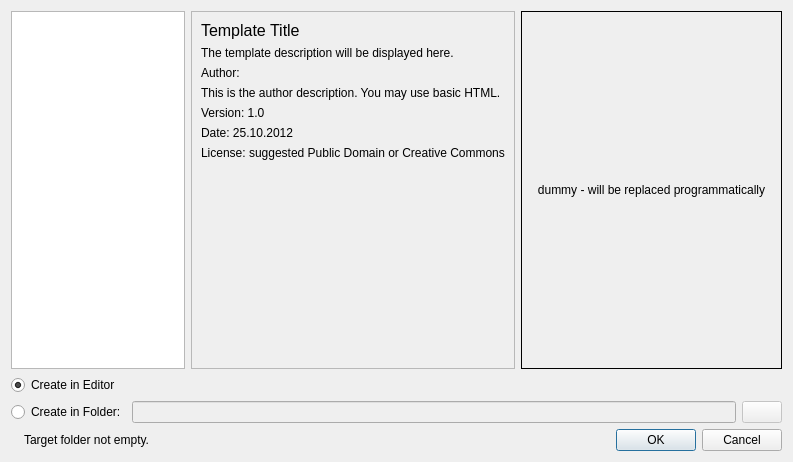
<?xml version="1.0" encoding="UTF-8"?>
<ui version="4.0">
 <class>templateSelectorDialog</class>
 <widget class="QDialog" name="templateSelectorDialog">
  <property name="geometry">
   <rect>
    <x>0</x>
    <y>0</y>
    <width>793</width>
    <height>462</height>
   </rect>
  </property>
  <property name="windowTitle">
   <string>Dialog</string>
  </property>
  <layout class="QGridLayout" name="gridLayout" columnstretch="2,3,3">
   <item row="0" column="1">
    <widget class="QFrame" name="frame">
     <property name="frameShape">
      <enum>QFrame::StyledPanel</enum>
     </property>
     <property name="frameShadow">
      <enum>QFrame::Raised</enum>
     </property>
     <layout class="QVBoxLayout" name="verticalLayout">
      <item>
       <widget class="QLabel" name="lbName">
        <property name="sizePolicy">
         <sizepolicy hsizetype="Expanding" vsizetype="Maximum">
          <horstretch>0</horstretch>
          <verstretch>0</verstretch>
         </sizepolicy>
        </property>
        <property name="font">
         <font>
          <pointsize>12</pointsize>
         </font>
        </property>
        <property name="text">
         <string notr="true">Template Title</string>
        </property>
       </widget>
      </item>
      <item>
       <widget class="QLabel" name="lbDescription">
        <property name="text">
         <string notr="true">The template description will be displayed here.</string>
        </property>
        <property name="alignment">
         <set>Qt::AlignLeading|Qt::AlignLeft|Qt::AlignTop</set>
        </property>
        <property name="wordWrap">
         <bool>true</bool>
        </property>
       </widget>
      </item>
      <item>
       <widget class="QLabel" name="lbAuthorTag">
        <property name="sizePolicy">
         <sizepolicy hsizetype="Preferred" vsizetype="Maximum">
          <horstretch>0</horstretch>
          <verstretch>0</verstretch>
         </sizepolicy>
        </property>
        <property name="text">
         <string>Author:</string>
        </property>
       </widget>
      </item>
      <item>
       <widget class="QLabel" name="lbAuthor">
        <property name="text">
         <string notr="true">This is the author description. You may use basic HTML.</string>
        </property>
        <property name="alignment">
         <set>Qt::AlignLeading|Qt::AlignLeft|Qt::AlignTop</set>
        </property>
        <property name="wordWrap">
         <bool>true</bool>
        </property>
        <property name="openExternalLinks">
         <bool>true</bool>
        </property>
       </widget>
      </item>
      <item>
       <widget class="QLabel" name="lbVersion">
        <property name="sizePolicy">
         <sizepolicy hsizetype="Preferred" vsizetype="Maximum">
          <horstretch>0</horstretch>
          <verstretch>0</verstretch>
         </sizepolicy>
        </property>
        <property name="text">
         <string notr="true">Version: 1.0</string>
        </property>
       </widget>
      </item>
      <item>
       <widget class="QLabel" name="lbDate">
        <property name="sizePolicy">
         <sizepolicy hsizetype="Preferred" vsizetype="Maximum">
          <horstretch>0</horstretch>
          <verstretch>0</verstretch>
         </sizepolicy>
        </property>
        <property name="text">
         <string notr="true">Date: 25.10.2012</string>
        </property>
       </widget>
      </item>
      <item>
       <widget class="QLabel" name="lbLicense">
        <property name="sizePolicy">
         <sizepolicy hsizetype="Preferred" vsizetype="Maximum">
          <horstretch>0</horstretch>
          <verstretch>0</verstretch>
         </sizepolicy>
        </property>
        <property name="text">
         <string notr="true">License: suggested Public Domain or Creative Commons</string>
        </property>
       </widget>
      </item>
      <item>
       <spacer>
        <property name="orientation">
         <enum>Qt::Vertical</enum>
        </property>
        <property name="sizeType">
         <enum>QSizePolicy::Expanding</enum>
        </property>
        <property name="sizeHint" stdset="0">
         <size>
          <width>20</width>
          <height>0</height>
         </size>
        </property>
       </spacer>
      </item>
     </layout>
    </widget>
   </item>
   <item row="0" column="2">
    <widget class="QLabel" name="previewLabelDummy">
     <property name="minimumSize">
      <size>
       <width>243</width>
       <height>310</height>
      </size>
     </property>
     <property name="frameShape">
      <enum>QFrame::Box</enum>
     </property>
     <property name="frameShadow">
      <enum>QFrame::Plain</enum>
     </property>
     <property name="text">
      <string notr="true">dummy - will be replaced programmatically</string>
     </property>
     <property name="alignment">
      <set>Qt::AlignCenter</set>
     </property>
    </widget>
   </item>
   <item row="0" column="0">
    <widget class="QTreeWidget" name="templatesTree">
     <property name="sizePolicy">
      <sizepolicy hsizetype="Preferred" vsizetype="Expanding">
       <horstretch>0</horstretch>
       <verstretch>0</verstretch>
      </sizepolicy>
     </property>
     <attribute name="headerVisible">
      <bool>false</bool>
     </attribute>
     <column>
      <property name="text">
       <string notr="true">1</string>
      </property>
     </column>
    </widget>
   </item>
   <item row="2" column="0" colspan="3">
    <layout class="QHBoxLayout" name="horizontalLayout_2">
     <item>
      <widget class="QRadioButton" name="rbCreateInFolder">
       <property name="text">
        <string>Create in Folder:</string>
       </property>
      </widget>
     </item>
     <item>
      <widget class="QLineEdit" name="lePath">
       <property name="enabled">
        <bool>false</bool>
       </property>
      </widget>
     </item>
     <item>
      <widget class="QPushButton" name="btPath">
       <property name="enabled">
        <bool>false</bool>
       </property>
       <property name="text">
        <string/>
       </property>
       <property name="icon">
        <iconset resource="images.qrc">
         <normaloff>:/images-ng/document-open.svgz</normaloff>:/images-ng/document-open.svgz</iconset>
       </property>
      </widget>
     </item>
    </layout>
   </item>
   <item row="1" column="0" colspan="3">
    <layout class="QHBoxLayout" name="horizontalLayout">
     <item>
      <widget class="QRadioButton" name="rbCreateInEditor">
       <property name="text">
        <string>Create in Editor</string>
       </property>
       <property name="checked">
        <bool>true</bool>
       </property>
      </widget>
     </item>
    </layout>
   </item>
   <item row="5" column="0" colspan="3">
    <layout class="QHBoxLayout" name="horizontalLayout_3">
     <item>
      <widget class="QLabel" name="warningIcon">
       <property name="maximumSize">
        <size>
         <width>16</width>
         <height>16</height>
        </size>
       </property>
       <property name="text">
        <string/>
       </property>
       <property name="pixmap">
        <pixmap resource="images.qrc">:/images-ng/warning.svgz</pixmap>
       </property>
       <property name="scaledContents">
        <bool>true</bool>
       </property>
      </widget>
     </item>
     <item>
      <widget class="QLabel" name="warningText">
       <property name="text">
        <string>Target folder not empty.</string>
       </property>
      </widget>
     </item>
     <item>
      <widget class="QDialogButtonBox" name="buttonBox">
       <property name="standardButtons">
        <set>QDialogButtonBox::Cancel|QDialogButtonBox::Ok</set>
       </property>
      </widget>
     </item>
    </layout>
   </item>
  </layout>
 </widget>
 <resources>
  <include location="images.qrc"/>
 </resources>
 <connections/>
</ui>
